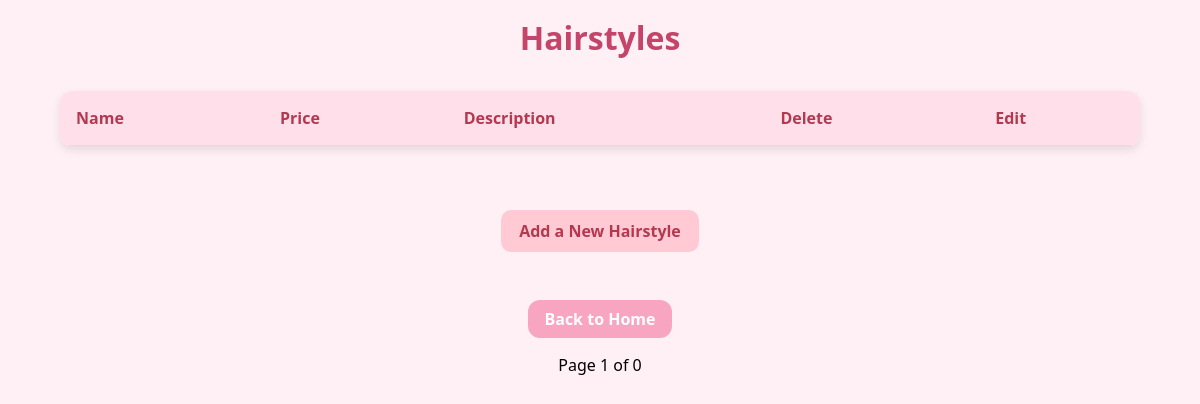
Page /hairstyles on the earlier database version.
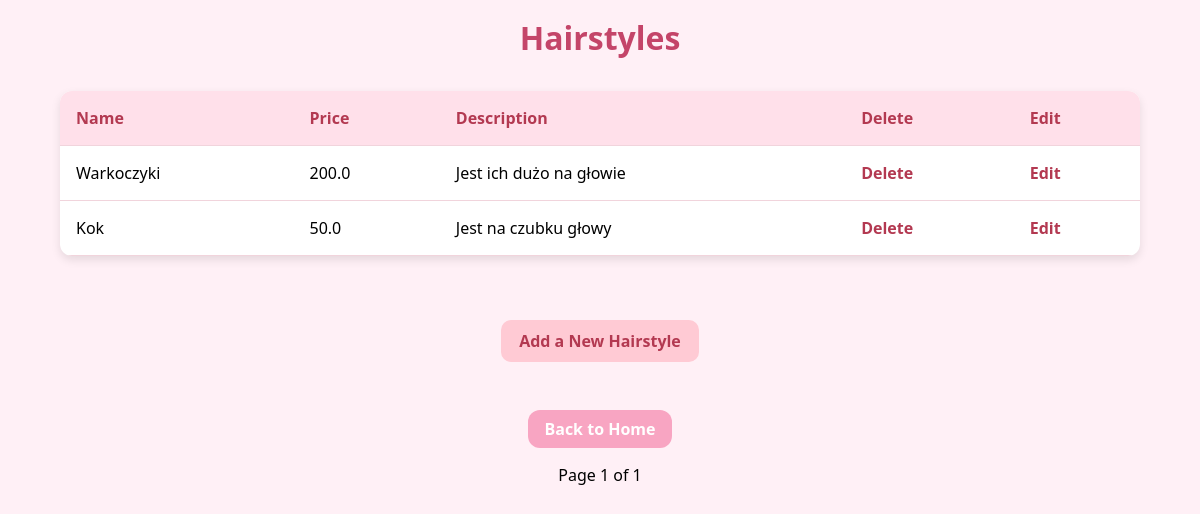
Same page on the later database version.
### models.py (models this page shows)
class Hairstyle(db.Model):
    __tablename__ = 'hairstyle'
    id = db.Column(db.Integer, primary_key=True)
    name = db.Column(db.String(100), nullable=False)
    description = db.Column(db.String(500))
    duration = db.Column(db.Integer)
    price = db.Column(db.Float, nullable=False)
    appointments = db.relationship('Appointment', back_populates='hairstyle')

### app.py (the view)
@app.route('/hairstyles', methods=['GET'])
def hairstyles():
    page = request.args.get('page', 1, type=int)
    hairstyle_pagination = Hairstyle.query.paginate(page=page, per_page=7)
    return render_template('hairstyles.html', hairstyles=hairstyle_pagination.items, pagination=hairstyle_pagination)

### templates/hairstyles.html (shortened to what this page needs)
<!DOCTYPE html>
<html lang="en">
<head>
    <link rel="stylesheet" href="{{ url_for('static', filename='style.css') }}">
</head>
<body>
    <h1>Hairstyles</h1>
    <table>
        <tr>
            <th>Name</th>
            <th>Price</th>
            <th>Description</th>
            <th>Delete</th>
            <th>Edit</th>
        </tr>
        {% for hairstyle in hairstyles %}
        <tr>
            <td>{{ hairstyle.name }}</td>
            <td>{{ hairstyle.price }}</td>
            <td>{{ hairstyle.description }}</td>
            <td>
                <a href="{{ url_for('delete_hairstyle', id=hairstyle.id) }}" onclick="return confirm('Are you sure?')">Delete</a>
            </td>
            <td>
                <a href="{{ url_for('edit_hairstyle', id=hairstyle.id) }}">Edit</a>
            </td>
        </tr>
        {% endfor %}
    </table>
    <div class="add">
        <a href="{{ url_for('add_hairstyle') }}", class="add-btn">Add a New Hairstyle</a>
    </div>
    <div>
        <a href="{{ url_for('index') }}">Back to Home</a>
        <p>Page {{ pagination.page }} of {{ pagination.pages }}</p>
    </div>
</body>
</html>

Differences in the rows shown:
added Hairstyle: name "Warkoczyki", price "200.0", description "Jest ich dużo na głowie"
added Hairstyle: name "Kok", price "50.0", description "Jest na czubku głowy"
Other differences:
{{ pagination.pages }}: "0" → "1"
